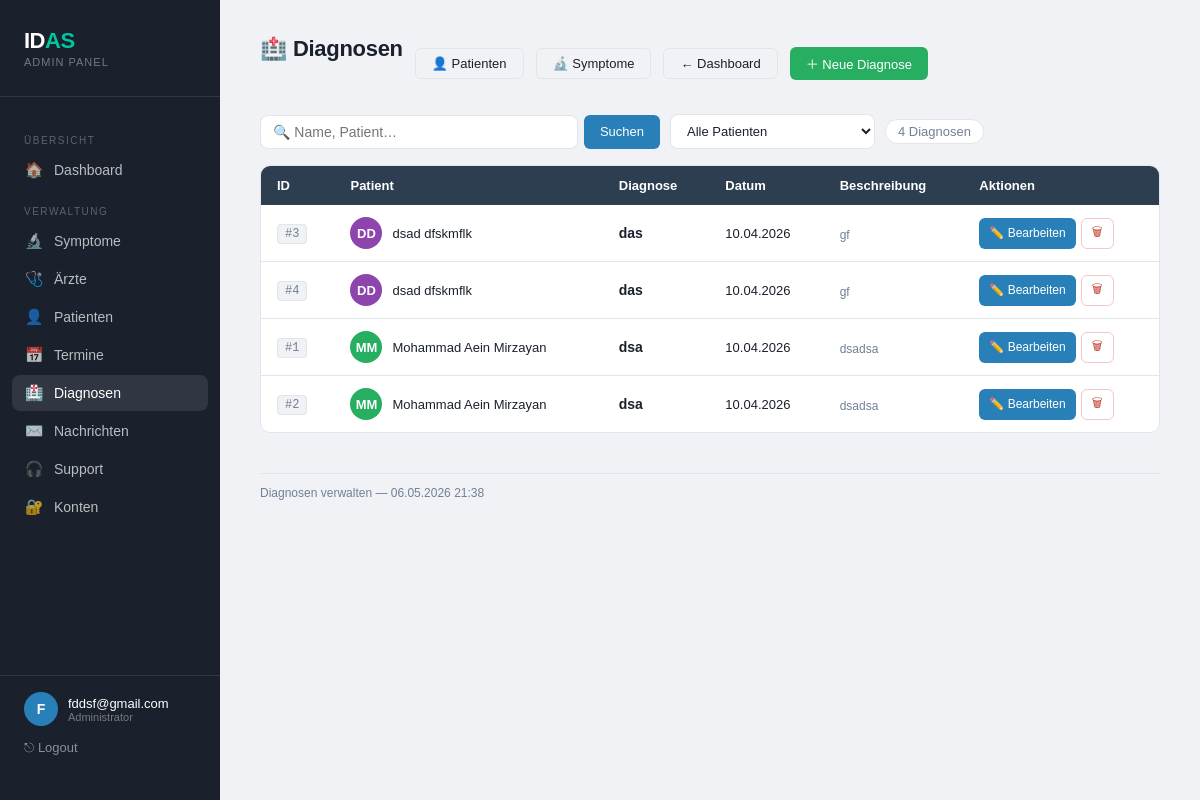
Page /php/cms/diagnose_verwaltung.php (signed in) on the committed database.
### tables this page shows
CREATE TABLE `diagnose` (
  `diagnose_id` int(11) NOT NULL,
  `patient_id` int(11) NOT NULL,
  `datum` date NOT NULL,
  `name` varchar(100) NOT NULL DEFAULT '',
  `beschreibung` text DEFAULT NULL
);

CREATE TABLE `patient` (
  `patient_id` int(11) NOT NULL,
  `vorname` varchar(30) NOT NULL,
  `nachname` varchar(30) NOT NULL,
  `geburtsdatum` date NOT NULL,
  `wohnort` varchar(50) DEFAULT NULL,
  `plz` varchar(10) DEFAULT NULL,
  `adresse` varchar(70) DEFAULT NULL,
  `email` varchar(70) NOT NULL,
  `telefon` varchar(20) DEFAULT NULL,
  `geschlecht` varchar(10) DEFAULT NULL,
  `passwort` varchar(255) NOT NULL
);

### php/cms/diagnose_verwaltung.php (the view, shortened to what this page needs)
<?php
require_once "../includes/db_config.php";
mysqli_query($conn, "ALTER TABLE diagnose ADD COLUMN IF NOT EXISTS name VARCHAR(100) NOT NULL DEFAULT ''");
mysqli_query($conn, "ALTER TABLE diagnose ADD COLUMN IF NOT EXISTS beschreibung TEXT DEFAULT NULL");
$search    = trim($_GET['q'] ?? '');
$filterPat = intval($_GET['patient_id'] ?? 0);
$conds = ["d.name != ''"];
$where = "WHERE " . implode(" AND ", $conds);
$diagnosen = [];
$r = mysqli_query($conn,
    "SELECT d.diagnose_id, d.name, d.beschreibung, d.datum, d.patient_id,
            p.vorname, p.nachname
     FROM diagnose d
     JOIN patient p ON d.patient_id = p.patient_id
     $where
     ORDER BY d.datum DESC, d.name ASC");
while ($row = mysqli_fetch_assoc($r)) $diagnosen[] = $row;
$total = mysqli_fetch_assoc(mysqli_query($conn, "SELECT COUNT(*) c FROM diagnose WHERE name != ''"))['c'];
?>
<!DOCTYPE html>
<html lang="de">
<head>
<link rel="stylesheet" href="cms_style.css">
</head>
<body>
<div class="layout">
  <aside class="sidebar">
    <div class="sidebar-logo">
      <div class="logo-word">ID<span>AS</span></div>
      <div class="sidebar-sub">Admin Panel</div>
    </div>
    <nav>
      <div class="nav-label">Übersicht</div>
      <a class="nav-link" href="admin_dashboard.php"><span class="icon">🏠</span> Dashboard</a>
      <div class="nav-label">Verwaltung</div>
      <a class="nav-link" href="symptome_verwaltung.php"><span class="icon">🔬</span> Symptome</a>
      <a class="nav-link" href="aerzte_verwaltung.php"><span class="icon">🩺</span> Ärzte</a>
      <a class="nav-link" href="patienten_verwaltung.php"><span class="icon">👤</span> Patienten</a>
      <a class="nav-link" href="termine_verwaltung.php"><span class="icon">📅</span> Termine</a>
      <a class="nav-link active" href="diagnose_verwaltung.php"><span class="icon">🏥</span> Diagnosen</a>
      <a class="nav-link" href="kontakt_verwaltung.php"><span class="icon">✉️</span> Nachrichten</a>
      <a class="nav-link" href="support_verwaltung.php"><span class="icon">🎧</span> Support</a>
      <a class="nav-link" href="konto_verwaltung.php"><span class="icon">🔐</span> Konten</a>
    </nav>
    <div class="sidebar-footer">
      <div class="user-chip">
        <div class="avatar"><?= strtoupper(substr($_SESSION["admin_user"] ?? "A", 0, 1)) ?></div>
        <div>
          <div class="user-name"><?= htmlspecialchars($_SESSION["admin_user"] ?? "") ?></div>
          <div class="user-role">Administrator</div>
        </div>
      </div>
      <a href="admin_logout.php">⎋ Logout</a>
    </div>
  </aside>
  <main class="main">
<div class="topbar">
  <div class="page-header"><div><div class="page-title">🏥 Diagnosen</div></div></div>
  <a href="patienten_verwaltung.php" class="btn ghost">👤 Patienten</a>
  <a href="symptome_verwaltung.php"  class="btn ghost">🔬 Symptome</a>
  <a href="admin_dashboard.php"      class="btn ghost">← Dashboard</a>
  <button class="btn green" id="btnNeu">＋ Neue Diagnose</button>
</div>
<form method="get" style="margin:0">
<div class="toolbar">
    <div class="search-form">
      <input type="search" name="q" value="<?= htmlspecialchars($search) ?>"
        placeholder="🔍 Name, Patient…">
      <button class="btn blue" type="submit">Suchen</button>
    </div>
    <select class="filter-sel" name="patient_id" onchange="this.form.submit()">
      <option value="0">Alle Patienten</option>
    </select>
    <span class="count-badge"><?= $total ?> Diagnose<?= $total!==1?'n':'' ?></span>
</div>
</form>
<div class="table-wrap">
<?php if (!$diagnosen): ?>
  <div class="empty">
    <p style="font-size:40px">🏥</p>
    <p style="margin-top:10px">
      <?= ($search||$filterPat) ? 'Keine Diagnosen gefunden.' : 'Noch keine Diagnosen eingetragen.' ?>
    </p>
    <?php if (!$search && !$filterPat): ?>
      <button class="btn green" id="btnNeu2" style="margin-top:14px">＋ Erste Diagnose hinzufügen</button>
    <?php endif; ?>
  </div>
<?php else: ?>
<table>
  <thead>
    <tr>
      <th>ID</th>
      <th>Patient</th>
      <th>Diagnose</th>
      <th>Datum</th>
      <th>Beschreibung</th>
      <th>Aktionen</th>
    </tr>
  </thead>
  <tbody>
  <?php
  $avColors = ['#3498db','#27ae60','#8e44ad','#e67e22','#e74c3c','#1abc9c','#2980b9','#16a085'];
  foreach ($diagnosen as $d):
    $initials = strtoupper(substr($d['vorname'],0,1).substr($d['nachname'],0,1));
    $aColor   = $avColors[$d['patient_id'] % count($avColors)];
  ?>
  <tr>
    <td><span class="id-chip">#<?= $d['diagnose_id'] ?></span></td>
    <td>
      <div class="name-cell">
        <div class="avatar" style="background:<?= $aColor ?>"><?= $initials ?></div>
        <div class="pat-name"><?= htmlspecialchars($d['vorname'].' '.$d['nachname']) ?></div>
      </div>
    </td>
    <td><div class="diag-name"><?= htmlspecialchars($d['name']) ?></div></td>
    <td><?= $d['datum'] ? date('d.m.Y', strtotime($d['datum'])) : '—' ?></td>
    <td>
      <?php if ($d['beschreibung']): ?>
        <div class="diag-desc"><?= htmlspecialchars($d['beschreibung']) ?></div>
      <?php else: ?>
        <span style="font-style:italic;color:var(--muted)">—</span>
      <?php endif; ?>
    </td>
    <td>
      <div class="act-cell">
        <button class="btn blue edit-btn" style="padding:4px 10px;font-size:12px"
          data-d='<?= htmlspecialchars(json_encode([
            "diagnose_id"  => $d["diagnose_id"],
            "patient_id"   => $d["patient_id"],
            "name"         => $d["name"],
            "datum"        => $d["datum"],
            "beschreibung" => $d["beschreibung"] ?? ""
          ]), ENT_QUOTES) ?>'>✏️ Bearbeiten</button>
        <form method="post"
          onsubmit="return confirm('Diagnose löschen?')"
          style="margin:0">
          <button class="btn ghost"
            style="padding:4px 10px;font-size:12px;color:var(--red);border-color:#f5c6cb">🗑</button>
        </form>
      </div>
    </td>
  </tr>
  <?php endforeach; ?>
  </tbody>
</table>
<?php endif; ?>
</div>
<hr style="margin-top:40px;border:none;border-top:1px solid var(--border)">
<p style="margin-top:12px;font-size:12px;color:var(--muted)">Diagnosen verwalten — <?= date('d.m.Y H:i') ?></p>
  </main>
</div>
</body>
</html>

### rows in the picture
diagnose: diagnose_id "3", patient.nachname "DD", patient.nachname "dsad dfskmflk", name "das", datum "10.04.2026", beschreibung "gf"
diagnose: diagnose_id "4", patient.nachname "DD", patient.nachname "dsad dfskmflk", name "das", datum "10.04.2026", beschreibung "gf"
diagnose: diagnose_id "1", patient.nachname "MM", patient.nachname "Mohammad Aein Mirzayan", name "dsa", datum "10.04.2026", beschreibung "dsadsa"
diagnose: diagnose_id "2", patient.nachname "MM", patient.nachname "Mohammad Aein Mirzayan", name "dsa", datum "10.04.2026", beschreibung "dsadsa"

### other values in the picture
substr($_SESSION["admin_user"] ?? "A", 0, 1) "F"
$_SESSION["admin_user"] "fddsf@gmail.com"
$total "4"
